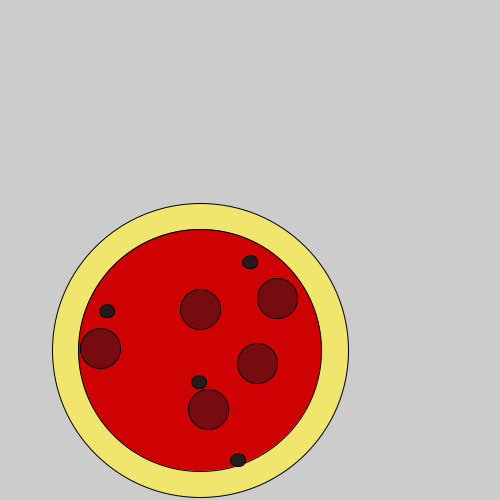
Frame 1 (no input)
Frame 60 (the mouse pressed at the canvas centre just before this capture): identical to frame 1, image omitted
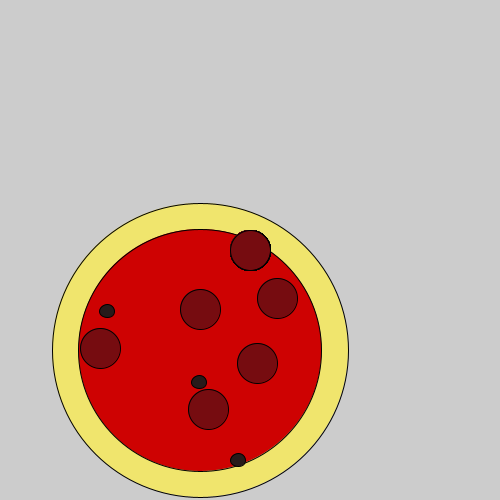
Frame 120 (the mouse held since frame 60 and released just before this capture)

The Processing sketch that drew these frames (run headless with seeded random() and noise(); from frame 60 on, the mouse is pressed at the canvas centre):

// Processing sketch: pizza
// ── pizza.pde

void setup() {
  size(500,500);
    fill(#F0E56D);
ellipse( 200, 350, 296,294 );
      fill(#CE0202);
ellipse( 200, 350, 243, 242);

  fill(#271A1A);
  
 fill(#760C10);
ellipse( 200, 309, 40, 40);
ellipse( 257, 363, 40, 40);
ellipse( 100, 348, 40, 40);
ellipse( 277, 298, 40, 40);
ellipse( 208, 409, 40, 40);

fill(#271A1A);
ellipse( 238, 460, 15, 13);
ellipse( 107, 311, 15, 13);
ellipse( 199, 382, 15, 13);
ellipse( 250, 262, 15, 13);

}
void draw() {


if ( mousePressed){
  fill(#760C10);
  ellipse( mouseX, mouseY, 40, 40);
}
    
}
